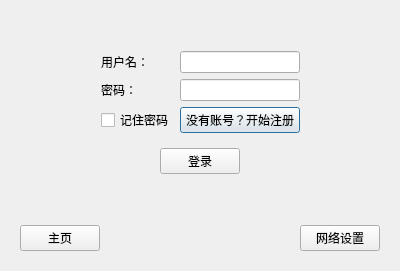
<?xml version="1.0" encoding="UTF-8"?>
<ui version="4.0">
 <class>login</class>
 <widget class="QDialog" name="login">
  <property name="geometry">
   <rect>
    <x>0</x>
    <y>0</y>
    <width>400</width>
    <height>271</height>
   </rect>
  </property>
  <property name="windowTitle">
   <string>Dialog</string>
  </property>
  <layout class="QVBoxLayout" name="verticalLayout_2">
   <item>
    <widget class="QStackedWidget" name="stackedWidget">
     <property name="currentIndex">
      <number>0</number>
     </property>
     <widget class="QWidget" name="loginPage">
      <layout class="QVBoxLayout" name="verticalLayout">
       <item>
        <spacer name="verticalSpacer">
         <property name="orientation">
          <enum>Qt::Vertical</enum>
         </property>
         <property name="sizeHint" stdset="0">
          <size>
           <width>20</width>
           <height>40</height>
          </size>
         </property>
        </spacer>
       </item>
       <item>
        <widget class="QWidget" name="widget_3" native="true">
         <layout class="QHBoxLayout" name="horizontalLayout_2">
          <item>
           <spacer name="horizontalSpacer_3">
            <property name="orientation">
             <enum>Qt::Horizontal</enum>
            </property>
            <property name="sizeHint" stdset="0">
             <size>
              <width>65</width>
              <height>20</height>
             </size>
            </property>
           </spacer>
          </item>
          <item>
           <widget class="QWidget" name="widget" native="true">
            <layout class="QGridLayout" name="gridLayout">
             <item row="1" column="1">
              <widget class="QLineEdit" name="loginPwdEdit"/>
             </item>
             <item row="2" column="1">
              <widget class="QPushButton" name="regUserBtn">
               <property name="text">
                <string>没有账号？开始注册</string>
               </property>
              </widget>
             </item>
             <item row="0" column="0">
              <widget class="QLabel" name="label">
               <property name="text">
                <string>用户名：</string>
               </property>
              </widget>
             </item>
             <item row="1" column="0">
              <widget class="QLabel" name="label_2">
               <property name="text">
                <string>密码：</string>
               </property>
              </widget>
             </item>
             <item row="0" column="1">
              <widget class="QLineEdit" name="loginUserNameEdit"/>
             </item>
             <item row="3" column="0" colspan="2">
              <widget class="QWidget" name="widget_2" native="true">
               <layout class="QHBoxLayout" name="horizontalLayout">
                <item>
                 <spacer name="horizontalSpacer">
                  <property name="orientation">
                   <enum>Qt::Horizontal</enum>
                  </property>
                  <property name="sizeHint" stdset="0">
                   <size>
                    <width>52</width>
                    <height>20</height>
                   </size>
                  </property>
                 </spacer>
                </item>
                <item>
                 <widget class="QPushButton" name="loginBtn">
                  <property name="text">
                   <string>登录</string>
                  </property>
                 </widget>
                </item>
                <item>
                 <spacer name="horizontalSpacer_2">
                  <property name="orientation">
                   <enum>Qt::Horizontal</enum>
                  </property>
                  <property name="sizeHint" stdset="0">
                   <size>
                    <width>52</width>
                    <height>20</height>
                   </size>
                  </property>
                 </spacer>
                </item>
               </layout>
              </widget>
             </item>
             <item row="2" column="0">
              <widget class="QCheckBox" name="saveUserInfoCheckBox">
               <property name="text">
                <string>记住密码</string>
               </property>
              </widget>
             </item>
            </layout>
           </widget>
          </item>
          <item>
           <spacer name="horizontalSpacer_4">
            <property name="orientation">
             <enum>Qt::Horizontal</enum>
            </property>
            <property name="sizeHint" stdset="0">
             <size>
              <width>64</width>
              <height>20</height>
             </size>
            </property>
           </spacer>
          </item>
         </layout>
        </widget>
       </item>
       <item>
        <spacer name="verticalSpacer_2">
         <property name="orientation">
          <enum>Qt::Vertical</enum>
         </property>
         <property name="sizeHint" stdset="0">
          <size>
           <width>20</width>
           <height>25</height>
          </size>
         </property>
        </spacer>
       </item>
      </layout>
     </widget>
     <widget class="QWidget" name="regPage">
      <layout class="QVBoxLayout" name="verticalLayout_3">
       <item>
        <spacer name="verticalSpacer_3">
         <property name="orientation">
          <enum>Qt::Vertical</enum>
         </property>
         <property name="sizeHint" stdset="0">
          <size>
           <width>20</width>
           <height>45</height>
          </size>
         </property>
        </spacer>
       </item>
       <item>
        <widget class="QWidget" name="widget_4" native="true">
         <layout class="QHBoxLayout" name="horizontalLayout_3">
          <item>
           <spacer name="horizontalSpacer_5">
            <property name="orientation">
             <enum>Qt::Horizontal</enum>
            </property>
            <property name="sizeHint" stdset="0">
             <size>
              <width>61</width>
              <height>20</height>
             </size>
            </property>
           </spacer>
          </item>
          <item>
           <widget class="QWidget" name="widget_5" native="true">
            <layout class="QGridLayout" name="gridLayout_2">
             <item row="3" column="0" colspan="2">
              <widget class="QWidget" name="widget_6" native="true">
               <layout class="QHBoxLayout" name="horizontalLayout_4">
                <item>
                 <spacer name="horizontalSpacer_6">
                  <property name="orientation">
                   <enum>Qt::Horizontal</enum>
                  </property>
                  <property name="sizeHint" stdset="0">
                   <size>
                    <width>55</width>
                    <height>20</height>
                   </size>
                  </property>
                 </spacer>
                </item>
                <item>
                 <widget class="QPushButton" name="regBtn">
                  <property name="text">
                   <string>注册</string>
                  </property>
                 </widget>
                </item>
                <item>
                 <spacer name="horizontalSpacer_7">
                  <property name="orientation">
                   <enum>Qt::Horizontal</enum>
                  </property>
                  <property name="sizeHint" stdset="0">
                   <size>
                    <width>54</width>
                    <height>20</height>
                   </size>
                  </property>
                 </spacer>
                </item>
               </layout>
              </widget>
             </item>
             <item row="0" column="1">
              <widget class="QLineEdit" name="regUserNameEdit"/>
             </item>
             <item row="1" column="0">
              <widget class="QLabel" name="label_4">
               <property name="text">
                <string>密码：</string>
               </property>
              </widget>
             </item>
             <item row="1" column="1">
              <widget class="QLineEdit" name="regPwdEdit"/>
             </item>
             <item row="0" column="0">
              <widget class="QLabel" name="label_3">
               <property name="text">
                <string>用户名：</string>
               </property>
              </widget>
             </item>
             <item row="2" column="0">
              <widget class="QLabel" name="label_7">
               <property name="text">
                <string>手机号</string>
               </property>
              </widget>
             </item>
             <item row="2" column="1">
              <widget class="QLineEdit" name="regPhoneNumEdit"/>
             </item>
            </layout>
           </widget>
          </item>
          <item>
           <spacer name="horizontalSpacer_8">
            <property name="orientation">
             <enum>Qt::Horizontal</enum>
            </property>
            <property name="sizeHint" stdset="0">
             <size>
              <width>60</width>
              <height>20</height>
             </size>
            </property>
           </spacer>
          </item>
         </layout>
        </widget>
       </item>
       <item>
        <spacer name="verticalSpacer_4">
         <property name="orientation">
          <enum>Qt::Vertical</enum>
         </property>
         <property name="sizeHint" stdset="0">
          <size>
           <width>20</width>
           <height>23</height>
          </size>
         </property>
        </spacer>
       </item>
      </layout>
     </widget>
     <widget class="QWidget" name="netSetPage">
      <layout class="QVBoxLayout" name="verticalLayout_4">
       <item>
        <spacer name="verticalSpacer_6">
         <property name="orientation">
          <enum>Qt::Vertical</enum>
         </property>
         <property name="sizeHint" stdset="0">
          <size>
           <width>20</width>
           <height>37</height>
          </size>
         </property>
        </spacer>
       </item>
       <item>
        <widget class="QWidget" name="widget_7" native="true">
         <layout class="QHBoxLayout" name="horizontalLayout_5">
          <item>
           <spacer name="horizontalSpacer_9">
            <property name="orientation">
             <enum>Qt::Horizontal</enum>
            </property>
            <property name="sizeHint" stdset="0">
             <size>
              <width>61</width>
              <height>20</height>
             </size>
            </property>
           </spacer>
          </item>
          <item>
           <widget class="QWidget" name="widget_8" native="true">
            <layout class="QGridLayout" name="gridLayout_3">
             <item row="2" column="0" colspan="2">
              <widget class="QWidget" name="widget_9" native="true">
               <layout class="QHBoxLayout" name="horizontalLayout_6">
                <item>
                 <spacer name="horizontalSpacer_10">
                  <property name="orientation">
                   <enum>Qt::Horizontal</enum>
                  </property>
                  <property name="sizeHint" stdset="0">
                   <size>
                    <width>55</width>
                    <height>20</height>
                   </size>
                  </property>
                 </spacer>
                </item>
                <item>
                 <widget class="QPushButton" name="confirmNetSetBtn">
                  <property name="text">
                   <string>确定</string>
                  </property>
                 </widget>
                </item>
                <item>
                 <spacer name="horizontalSpacer_11">
                  <property name="orientation">
                   <enum>Qt::Horizontal</enum>
                  </property>
                  <property name="sizeHint" stdset="0">
                   <size>
                    <width>54</width>
                    <height>20</height>
                   </size>
                  </property>
                 </spacer>
                </item>
               </layout>
              </widget>
             </item>
             <item row="0" column="0">
              <widget class="QLabel" name="label_6">
               <property name="text">
                <string>IP地址</string>
               </property>
              </widget>
             </item>
             <item row="0" column="1">
              <widget class="QLineEdit" name="ipAddressEdit"/>
             </item>
             <item row="1" column="1">
              <widget class="QLineEdit" name="portEdit"/>
             </item>
             <item row="1" column="0">
              <widget class="QLabel" name="label_5">
               <property name="text">
                <string>端口号</string>
               </property>
              </widget>
             </item>
            </layout>
           </widget>
          </item>
          <item>
           <spacer name="horizontalSpacer_12">
            <property name="orientation">
             <enum>Qt::Horizontal</enum>
            </property>
            <property name="sizeHint" stdset="0">
             <size>
              <width>60</width>
              <height>20</height>
             </size>
            </property>
           </spacer>
          </item>
         </layout>
        </widget>
       </item>
       <item>
        <spacer name="verticalSpacer_5">
         <property name="orientation">
          <enum>Qt::Vertical</enum>
         </property>
         <property name="sizeHint" stdset="0">
          <size>
           <width>20</width>
           <height>37</height>
          </size>
         </property>
        </spacer>
       </item>
      </layout>
     </widget>
    </widget>
   </item>
   <item>
    <widget class="QWidget" name="widget_10" native="true">
     <layout class="QHBoxLayout" name="horizontalLayout_7">
      <item>
       <widget class="QPushButton" name="homePageBtn">
        <property name="text">
         <string>主页</string>
        </property>
       </widget>
      </item>
      <item>
       <spacer name="horizontalSpacer_13">
        <property name="orientation">
         <enum>Qt::Horizontal</enum>
        </property>
        <property name="sizeHint" stdset="0">
         <size>
          <width>229</width>
          <height>20</height>
         </size>
        </property>
       </spacer>
      </item>
      <item>
       <widget class="QPushButton" name="netSetBtn">
        <property name="text">
         <string>网络设置</string>
        </property>
       </widget>
      </item>
     </layout>
    </widget>
   </item>
  </layout>
 </widget>
 <resources/>
 <connections/>
</ui>
